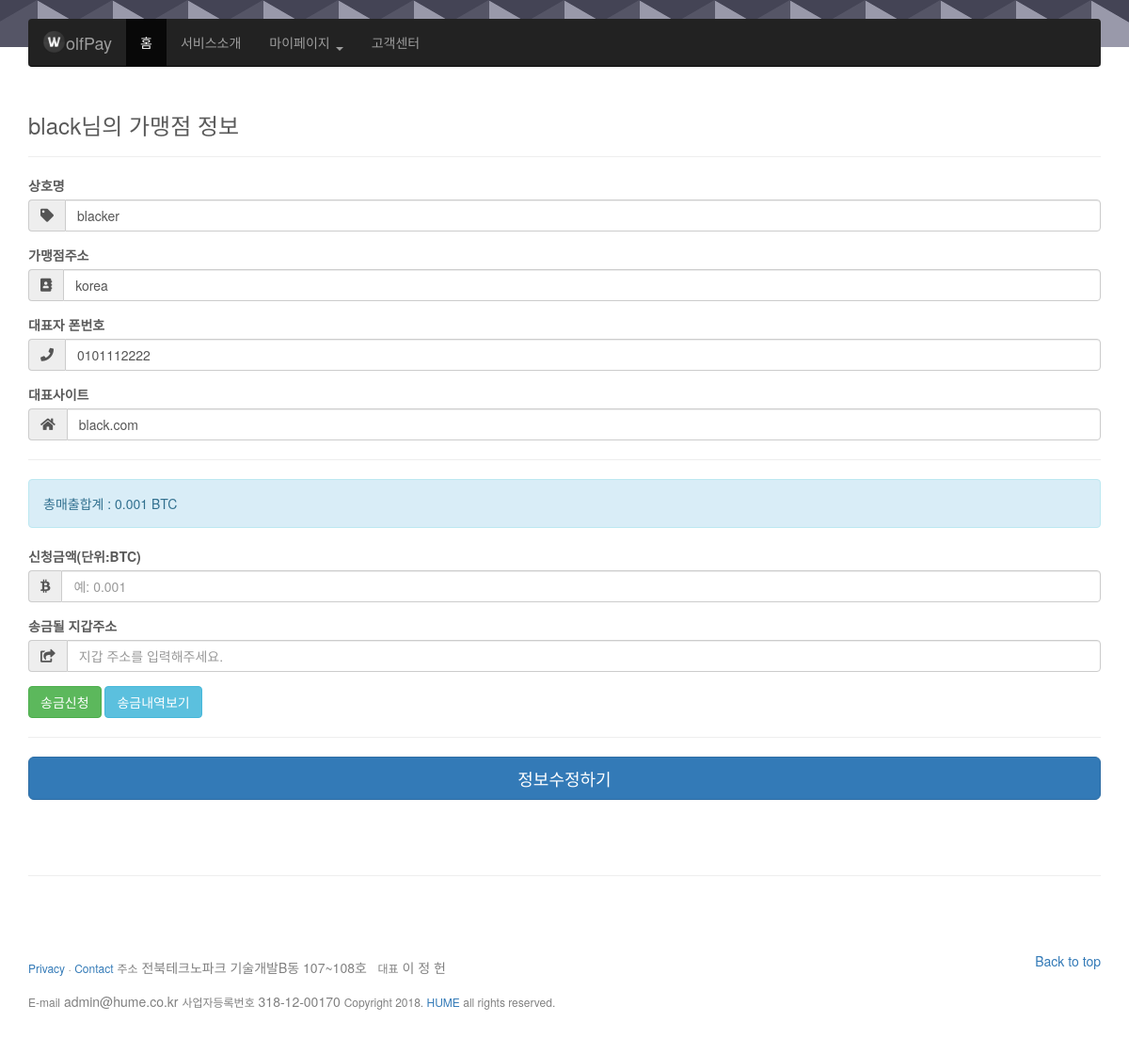
Page /wolfpay/info/ (signed in) on the earlier database version.
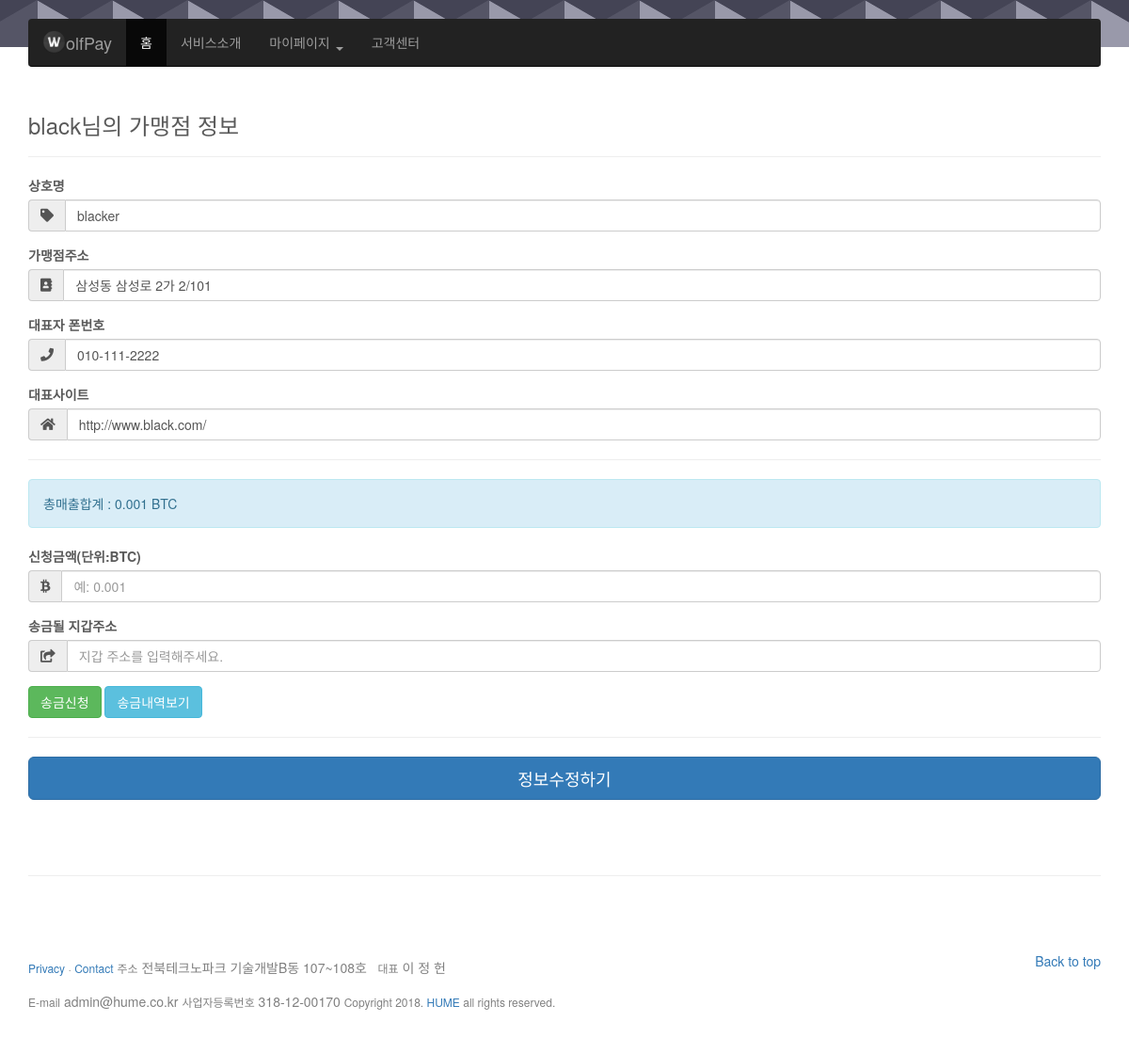
Same page on the later database version.
### wolfpay/models.py (models this page shows, shortened)
class Shop(models.Model):
	name=models.CharField(max_length=200)
	addr=models.CharField(max_length=200)
	phone=models.CharField(max_length=200)
	site=models.CharField(max_length=200)
	user=models.OneToOneField(User,on_delete=models.CASCADE)

### wolfpay/views.py (the view)
def info(request):
	if request.user.is_authenticated:
		s=Shop.objects.get(user=request.user)
		if request.method=="POST":
			name=request.POST['name']
			addr=request.POST['addr']
			phone=request.POST['phone']
			site=request.POST['site']
			s.name=name;s.addr=addr;s.phone=phone;s.site=site;
			s.save()
			return render(request,"wolfpay/complete_product.html",{'msg':'수정이 완료되었습니다.'})
		else:
			total=Transaction.objects.filter(sid=s).aggregate(sum=Sum('receive'))
			return render(request,"wolfpay/info.html",{'s':s,'total':total['sum']})
	else:
		return redirect('login')

### wolfpay/templates/wolfpay/info.html (shortened to what this page needs)
{% extends "wolfpay/index.html" %}
{% block content %}
{% load staticfiles %}
<link href="{% static 'wolfpay/css/info.css' %}" rel="stylesheet">
<link href="https://use.fontawesome.com/releases/v5.0.6/css/all.css" rel="stylesheet">
<form method="POST">
	<h3 class="form-signin-heading">{{ s.user.username }}님의 가맹점 정보</h3>
	<hr>
	<div class="form-group">
		<label for="name" class="cols-sm-2 control-label">상호명</label>
		<div class="cols-sm-10">
			<div class="input-group">
				<span class="input-group-addon"><i class="fa fa-tag" aria-hidden="true"></i></span>
				<input type="text" class="form-control" name="name" id="name"  value="{{ s.name }}" required autofocus/>
			</div>
		</div>
	</div>
	<div class="form-group">
		<label for="name" class="cols-sm-2 control-label">가맹점주소</label>
		<div class="cols-sm-10">
			<div class="input-group">
				<span class="input-group-addon"><i class="fa fa-address-book" aria-hidden="true"></i></span>
				<input type="text" class="form-control" name="addr" id="addr"  value="{{ s.addr }}" required/>
			</div>
		</div>
	</div>
	<div class="form-group">
		<label for="name" class="cols-sm-2 control-label">대표자 폰번호</label>
		<div class="cols-sm-10">
			<div class="input-group">
				<span class="input-group-addon"><i class="fas fa-phone" aria-hidden="true"></i></span>
				<input type="text" class="form-control" name="phone" id="phone"  value="{{ s.phone }}" required/>
			</div>
		</div>
	</div>
	<div class="form-group">
		<label for="name" class="cols-sm-2 control-label">대표사이트</label>
		<div class="cols-sm-10">
			<div class="input-group">
				<span class="input-group-addon"><i class="fas fa-home" aria-hidden="true"></i></span>
				<input type="text" class="form-control" name="site" id="site" value="{{ s.site }}" required/>
			</div>
		</div>
	</div>
	<hr>
	<div class="alert alert-info" role="alert">
  		{% if total is None %}
			총매출합계 : 0.0 BTC
		{% else %}
			총매출합계 : {{ total }} BTC
		{% endif %}
	</div>
	<div class="form-group">
		<label for="name" class="cols-sm-2 control-label">신청금액(단위:BTC)</label>
		<div class="cols-sm-10">
			<div class="input-group">
				<span class="input-group-addon"><i class="fab fa-btc" aria-hidden="true"></i></span>
				<input type="text" class="form-control" id="price" placeholder='예: 0.001'/>
			</div>
		</div>
	</div>
	<div class="form-group">
		<label for="name" class="cols-sm-2 control-label">송금될 지갑주소</label>
		<div class="cols-sm-10">
			<div class="input-group">
				<span class="input-group-addon"><i class="fas fa-share-square" aria-hidden="true"></i></span>
				<input type="text" class="form-control" id="btcaddr" placeholder='지갑 주소를 입력해주세요.'/>
			</div>
		</div>
	</div>
	<button type="button" class="btn btn-success" onclick='send()'>송금신청</button>
	<button type="button" class="btn btn-info" onclick='sendlist()'>송금내역보기</button>
	<hr>
	<button type="submit" class="btn btn-primary btn-lg btn-block">정보수정하기</button>
</form>
{% endblock %}

Differences in the rows shown:
changed Shop "blacker": addr "korea" → "삼성동 삼성로 2가 2/101"; phone "0101112222" → "010-111-2222"; site "black.com" → "http://www.black.com/"
